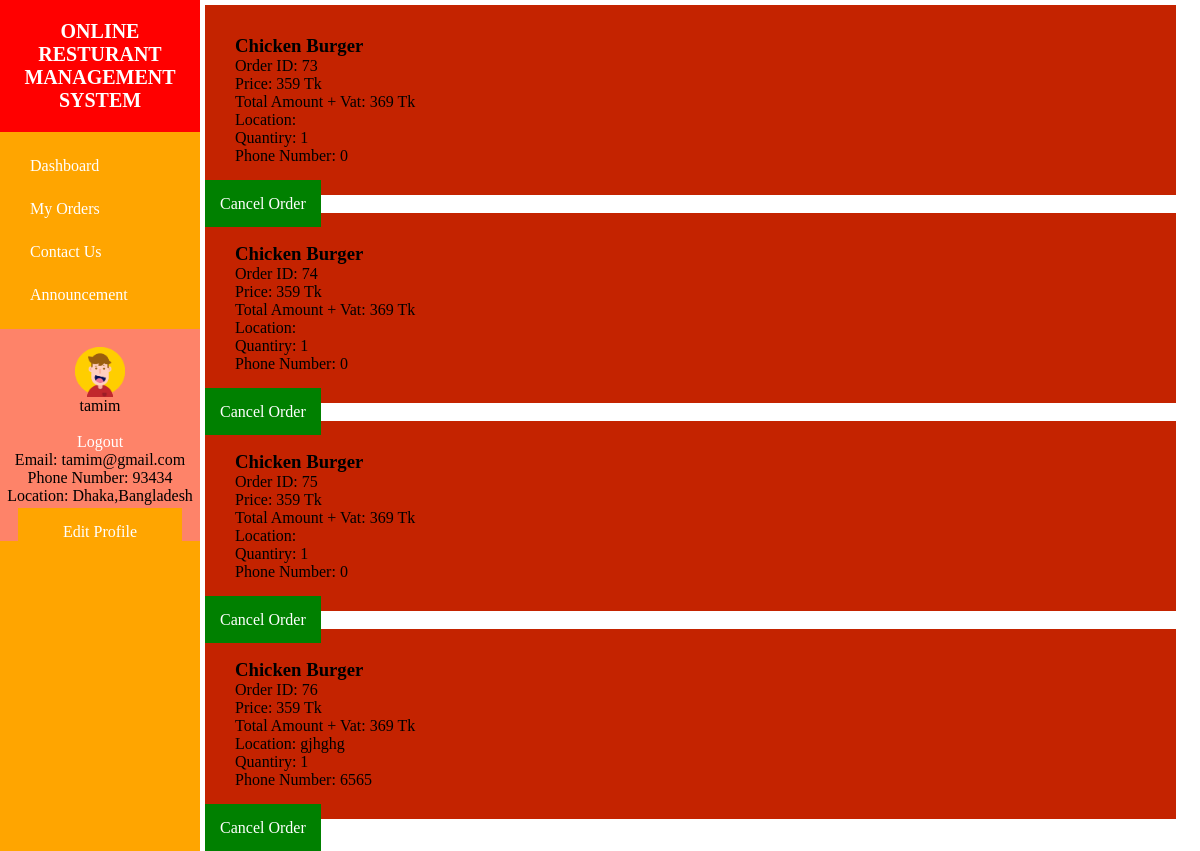
The page /views/myOrders.php (signed in) on the database its author committed.
### tables this page shows
CREATE TABLE `users` (
  `Id` int(255) NOT NULL,
  `username` varchar(100) NOT NULL,
  `password` varchar(100) NOT NULL,
  `status` varchar(100) NOT NULL,
  `email` varchar(255) NOT NULL,
  `pnumber` int(100) NOT NULL,
  `location` varchar(255) NOT NULL
);

CREATE TABLE `orders` (
  `id` int(100) NOT NULL,
  `username` varchar(255) NOT NULL,
  `location` varchar(255) NOT NULL,
  `pnumber` int(255) NOT NULL,
  `quantity` int(100) NOT NULL,
  `item` varchar(255) NOT NULL,
  `price` int(100) NOT NULL
);

### controllers/session.php (called while the page is built, shortened)
<?php
    if(!isset($_SESSION['username'])) {
    header('Location: /views/login.php');
    }
    else{
        $myself = $_SESSION['username'];
    }
    ?>

### views/myOrders.php (the view, shortened to what this page needs)
<?php include '../controllers/session.php';?>
<?php include '../includes/header.php';?>
<!DOCTYPE html>
<html lang="en">
<head>
   <link rel="stylesheet" href="../css/style.css"/>
</head>
<body>
<div class="main">
<?php
$conn = mysqli_connect('localhost' , 'root' , '' , 'tamim');
?>
<?php
$sql = "SELECT * FROM orders where username='$myself'";
$query = mysqli_query($conn,$sql);
while($data = mysqli_fetch_assoc($query)) {
$id = $data['id'];
$item = $data['item'];
$price = $data['price'];
$location = $data['location'];
$quantity = $data['quantity'];
$pnumber = $data['pnumber'];
$vat = 10;
$totalamount = $price * $quantity + $vat;
echo "<div class='carde'>
<h3> $item </h3> Order ID:  $id  <br>
Price:  $price Tk <br>
Total Amount + Vat: $totalamount Tk<br>
 Location: $location <br>
 Quantiry: $quantity <br>
 Phone Number: $pnumber <br>
 </div>
<div class='cardd'> <span class='buttonOrder'><a href='../views/myOrders.php?deleteid=$id' class='text-white'><font color='white'> Cancel Order </font> </a>
</span>
</div>";
};
?>
</div>
</body>
</html>

### includes/header.php (shortened to what this page needs)
<link rel="stylesheet" href="../css/style.css"/>
    <div class="sidebar">
      <h2> Online Resturant Management System </h2>
      <ul class="nav">
        <li>
          <a href="../views/dashboard.php">
            <span>Dashboard</span>
          </a>
        </li>
        <li>
          <a href="../views/myOrders.php">
            <span>My Orders</span>
          </a>
        </li>
        <li>
          <a href="../views/contactUs.php">
            <span> Contact Us</span>
          </a>
        </li>
        <li>
        <div id="demo">
        <a onclick="loadData()">
            <span> Announcement </span>
          </a>
          </li>
        <li>
          <div class="background"><br>
        <center>  <img src="../img/avatar.png" height="50" width="50"/><br>
      <?php echo $myself; ?> </h2> <br><br> <p> <a href="../controllers/logOut.php"> Logout </a></p>
     <?php
require('../models/db.php');
$sql = "SELECT * FROM users where username='$myself'";
$query = mysqli_query($conn,$sql);
while($data = mysqli_fetch_assoc($query)) {
$id = $data['Id'];
$email = $data['email'];
$pnumber = $data['pnumber'];
$location = $data['location'];
echo "Email: $email <br>
Phone Number: $pnumber <br>
Location: $location <br>";
};
?>
<br>
<?php echo
"<span class='buttonStatus'><a href='../controllers/edit_profile.php?id=$id' class='text-white'><font color='white'> Edit Profile </font> </a>
</span> "?>
    </center> </div> </div>
  </body>
</html>

### css/style.css (style rules this page uses)
.buttonOrder { background-color: green; width: 40%; color: white; padding: 15px; margin: 10px 0px; border: none; cursor: pointer; }
.buttonStatus { background-color: orange; width: 40%; color: white; padding: 15px; margin: 10px 0px; border: none; cursor: pointer; }
.carde { background: #c42300; width: 92%; padding: 30px; }
.background { background: #FE8369; }
.sidebar { position: fixed; background: orange; width: 200px; height: 100%; top: 0; left: 0; z-index: 1; }
.sidebar h2 { text-align: center; font-size: 20px; text-transform: uppercase; color: #ffffff; background: red; padding: 20px; font-weight: bold; }
.sidebar ul li { margin: 25px 0; }
.sidebar ul li a { color: #ffffff; padding: 0 30px; }
* { margin: 0; padding: 0; text-decoration: none; }
.main { margin-left: 200px; padding: 5px; }

### rows shown on the page
users: email "tamim@gmail.com", pnumber "93434", location "Dhaka,Bangladesh"
orders: item "Chicken Burger", id "73", price "359", totalamount "369", quantity "1", pnumber "0"
orders: item "Chicken Burger", id "74", price "359", totalamount "369", quantity "1", pnumber "0"
orders: item "Chicken Burger", id "75", price "359", totalamount "369", quantity "1", pnumber "0"
orders: item "Chicken Burger", id "76", price "359", totalamount "369", location "gjhghg", quantity "1", pnumber "6565"

### other values the page prints
$myself "tamim"
